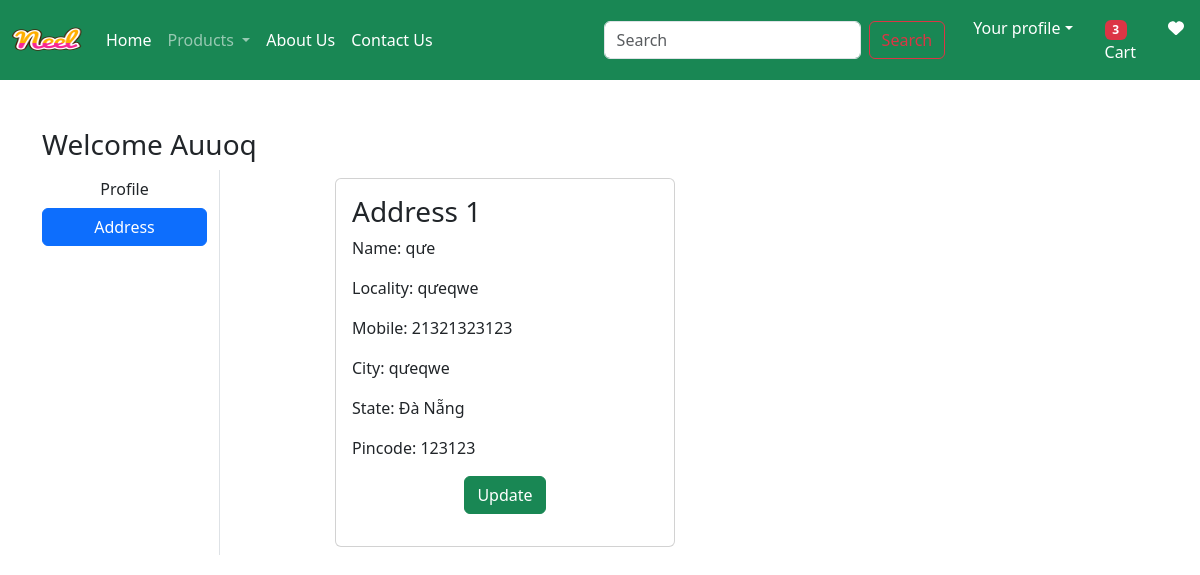
The app's page /address/ (signed in), older data.
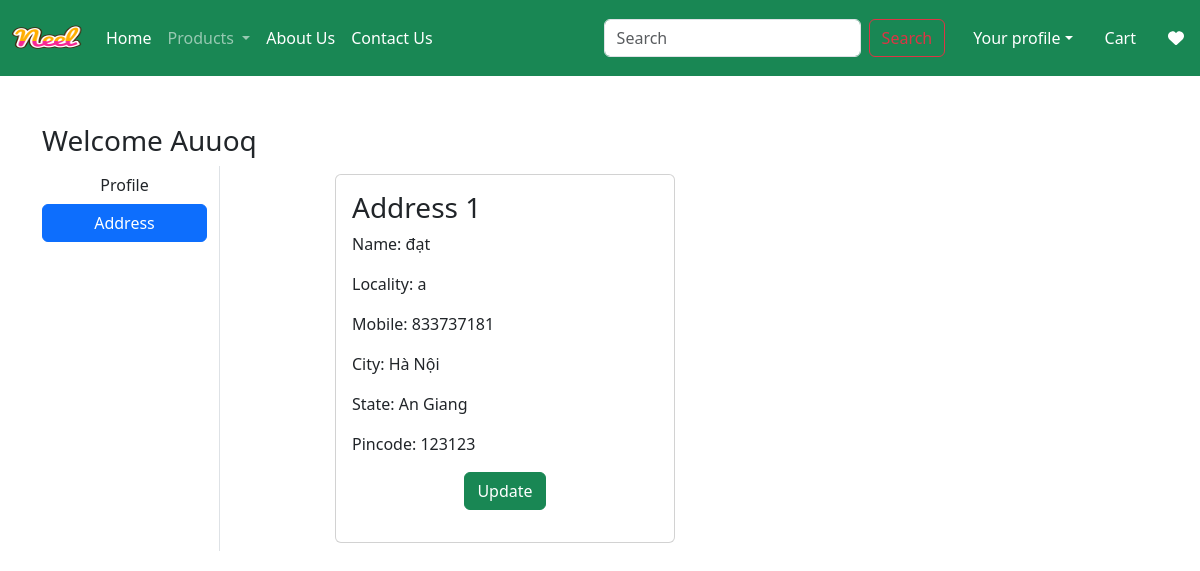
The same page, newer data.
### app/models.py (models this page shows, shortened)
class Customer(models.Model):
    user = models.ForeignKey(User, on_delete=models.CASCADE)
    name = models.CharField(max_length=200)
    locality = models.CharField(max_length=200)
    city = models.CharField(max_length=50)
    mobile = models.IntegerField(default=0)
    zipcode = models.IntegerField()
    state = models.CharField(choices=STATE_CHOICES, max_length=100)

### app/views.py (the view)
# urls.py: path('address/', views.address, name='address'),
@login_required
def address(request):
  totalitem = 0
  wishitem = 0
  if request.user.is_authenticated:
    totalitem = len(Cart.objects.filter(user=request.user))
    wishitem = len(Wishlist.objects.filter(user=request.user))
  add = Customer.objects.filter(user = request.user)
  return render(request, 'app/address.html',locals())

### app/templates/app/address.html (shortened to what this page needs)
{% extends 'app/base.html' %}
{% load static %}
{% block main-content %}
<div class="container my-5">
    <div class="row">
        <h3>Welcome <span class="text-capitalize">{{ request.user }}</span></h3>
        <div class="col-sm-2 border-end">
            <ul class="list-unstyled">
                <li class="d-grid"><a href="{% url 'profile' %}" class="btn ">Profile</a></li>
                <li class="d-grid"><a href="{% url 'address' %}" class="btn btn-primary">Address</a></li>
            </ul>
        </div>
        <div class="col-sm-8 offset-sm-1">
            <div class="row">
                {% for ad in add %}
                <div class="col-sm-6">
                    <div class="card m-2">
                        <div class="card-body">
                            <h3>Address {{ forloop.counter }}</h3>
                            <p>Name: {{ ad.name }}</p>
                            <p>Locality: {{ ad.locality }}</p>
                            <p>Mobile: {{ ad.mobile }}</p>
                            <p>City: {{ ad.city }}</p>
                            <p>State: {{ ad.state }}</p>
                            <p>Pincode: {{ ad.zipcode }}</p>
                            <p class="text-center">
                                <a href="{% url 'updateAddress' pk=ad.id %}" type="button" class="btn btn-success">Update</a>
                            </p>
                        </div>
                    </div>
                </div>
                {% endfor %}
            </div>
        </div>
    </div>
</div>
{% endblock main-content %}

Row changes from the older to the newer data that the page shows:
removed Customer: name "qưe", locality "qưeqwe", mobile "21321323123", city "qưeqwe", state "Đà Nẵng", zipcode "123123"
added Customer: name "đạt", locality "a", mobile "833737181", city "Hà Nội", state "An Giang", zipcode "123123"
Text that changed along with them:
{{ totalitem }}: "3" → (not shown)
